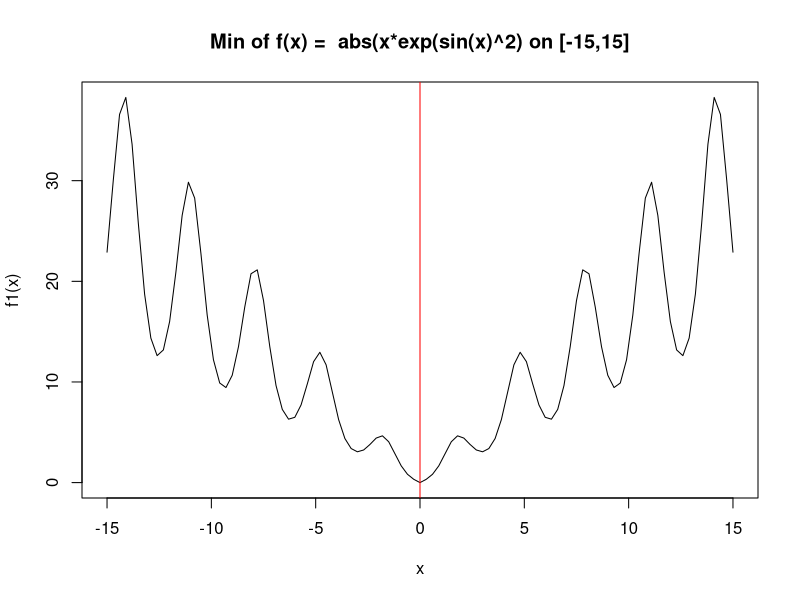
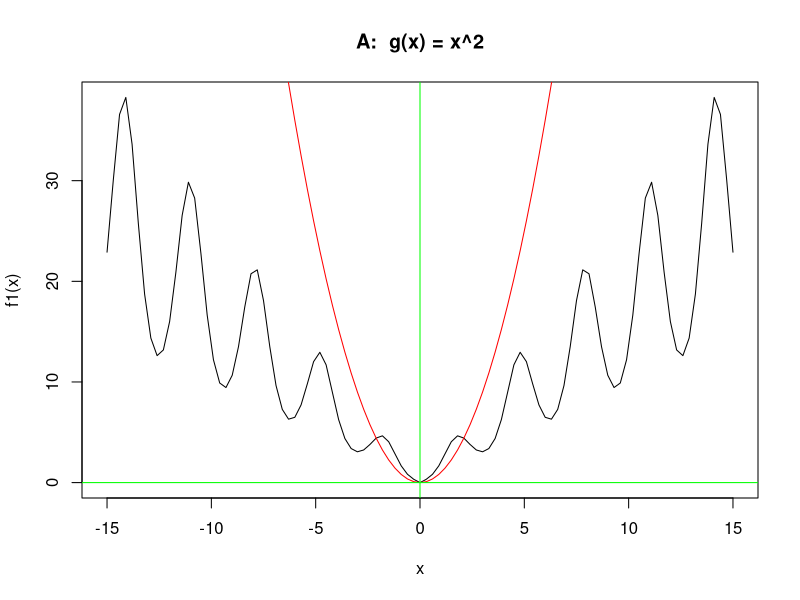
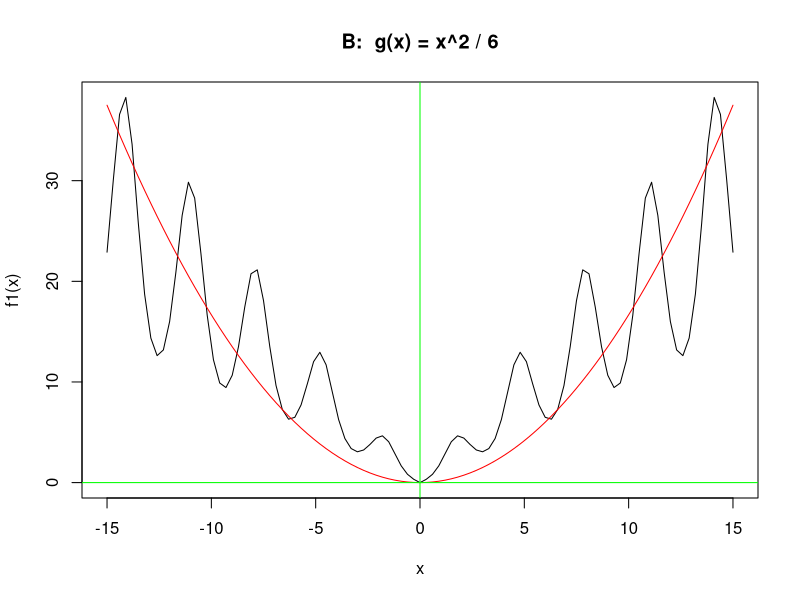
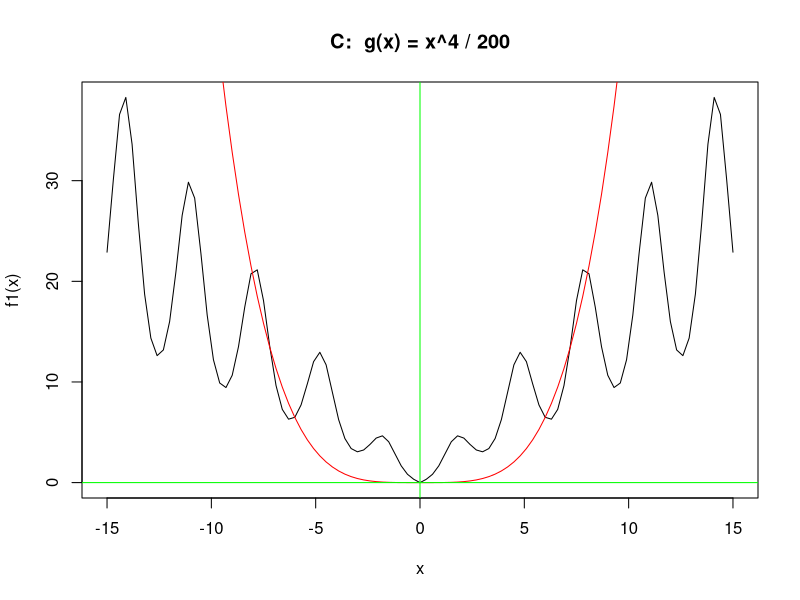
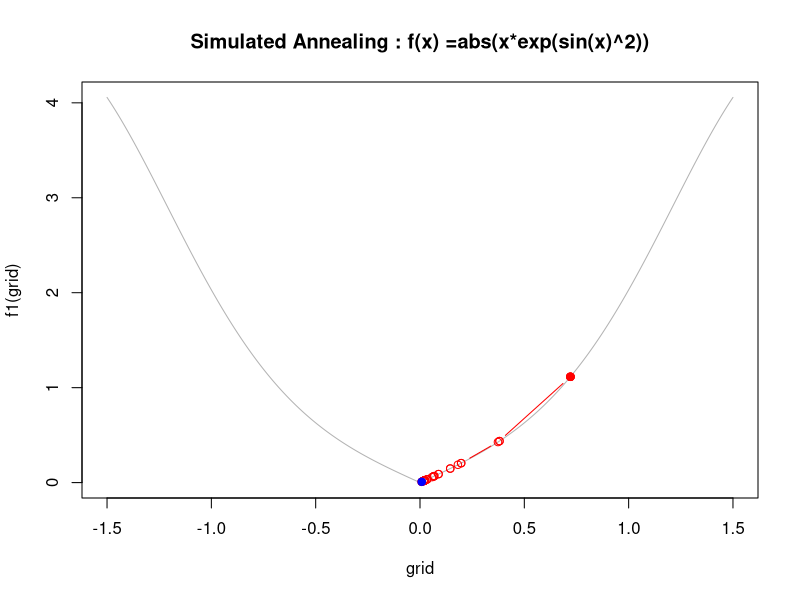

The R script that drew these images, in order: (Note: a time limit stopped this script after it produced the figures.)
# Armin Varshokar

# ======================================================================================================
# 1) Compare the following methods of optimization: 1) Newton-Raphson ; 2) Basic MC (Uniform) ; 3) MC (other than unifrom) ; 4) Simulated Annealing:

# We choose this function : f(x) =  abs(x*exp(sin(x)^2)  and aim to find its minimum location on the interval : [-15 , 15] 

f1		<- function(x){ abs(x*exp(sin(x)^2)) }

curve(f1, xlim= c(-15,15), main= " Min of f(x) =  abs(x*exp(sin(x)^2) on [-15,15] ")		# plotting the chosen function	
abline(v=0, col="red")											# this is the true value of the global minimum on interval [-15,15] which is found analytically and is equal to zero

# it seems like a good candidate for demonstrating the advantages/disadvantages of each of the optimization methods because it has many local minima and one global minimum on the interval [-15, 15].

# We can simply find the minimum on a given interval using built-in functions: Newton-Raphson, nlm() and optimize() :

optimize(function(x) abs(x*exp(sin(x)^2)), interval=c(-15,15), maximum=FALSE)	# returns : argmin = min = 1.776357e-15 which is reasonable

#==========================================================
# ------> METHODS: 

# 1) Newton-Raphson: due to complexity of this candidate function we use the built-in nlm() function to implement the method:

nlm(function(x) abs(x*exp(sin(x)^2)), p = -1)		# returns : argmin = 1.541264e-07  & min = -1.541264e-07

# This seems fine as it is very close to zero.

nlm(function(x) abs(x*exp(sin(x)^2)), p = -5)		# returns : argmin = 9.398114 & min = 	-9.371327 ; ** NOTE: it gets stuck in a local minimum due to a far starting point relative to the global minimum on [-15,15]

# Most numerical optimization methods (including Newton-Raphson) do not always do a good job of finding the extrema. This is especially true if the function has many local extrema and the method gets stuck in them. This is the case here and therefore we need better methods for this function.

#===========================
# 2) The Basic MC: we implement this as a function so that we can use it for simulation studies later on:

Basic_1	<- function(m){
	u			<- runif(m, -15, 15)									# Unifrom variables on [-15, 15] generated 
	temp		<- sapply(u, f1)										# feeding the uniform RVs into the function f1(x)
	loc		<- which.min(temp)								# which value in temp is the smallest?
	return(u[loc])														# which value in u does it correspond to? This is our answer hence return it
} 

set.seed(12345)														# making it reproducible
m		<- 10^5
Basic_1(m)																# returns : 0.0003044028 which seems to be fairly acceptable. We will check this later by doing a simulation study

#===========================
# 3) MC Other Than Uniform: 


# A) We propose density : g(x) = x^2 

curve(f1, xlim=c(-15, 15), main= " A:  g(x) = x^2 ")
curve(x^2, xlim=c(-15, 15), col="red", add=T)
abline(v=0, h=f1(0), col="green")

# Based on the graph this density seems like a reasonable choice as it has some desirable similarities with our function. In other words we need a distribution that explores more in areas where the function f(x) is large. Therefore we proceed with this and will check its performance with a simulation study later.

# Similar to Basic MC we implement this as a function. Note also that we find the CDF to be G(x) = x^3/3 and the inverse CDF to be G_inv(x) = (3*x)^(1/3). We use Inverse Transform Method to sample from this distribution:

MC_1 		<- function(m){
	u			<- runif(m, 0, 1)										# uniform RVs
	inv		<- (3*u)^(1/3)											# sampling from g(x) by Inverse Transform method
	temp		<- sapply(inv, f1)										# feeding the RVs from density g(x) into the function f1(x)
	loc		<- which.min(temp)								# which value in temp is the smallest?
	return(u[loc])														# which value in u does it correspond to? This is our answer hence return it
}

set.seed(12345)														# making it reproducible
m		<- 10^5															# number of samples
MC_1(m)																# returns : 4.265457e-06 which seems reasonable and more accurate than the basic MC. We will have to check this by using a simulation study.

#===========
# B) We propose another density : g(x) = x^2 / 6 

curve(f1, xlim=c(-15, 15), main= " B:  g(x) = x^2 / 6 ")
curve(x^2/6, xlim=c(-15, 15), col="red", add=T)
abline(v=0, h=f1(0), col="green")

# Based on the graph this density seems like a more reasonable choice than A. We will check whether it performs better than A later in the simulation study.

# Note that we find the CDF to be G(x) = x^3 / 18 and the inverse CDF to be G_inv(x) = (18*x)^(1/3). We use Inverse Transform Method to sample from this distribution:

MC_2 		<- function(m){
	u			<- runif(m, 0, 1)										# uniform RVs
	inv		<- (18*u)^(1/3)										# sampling from g(x) by Inverse Transform method
	temp		<- sapply(inv, f1)										# feeding the RVs from density g(x) into the function f1(x)
	loc		<- which.min(temp)								# which value in temp is the smallest?
	return(u[loc])														# which value in u does it correspond to? This is our answer hence return it
}

set.seed(123456)														# making it reproducible
m		<- 10^5
MC_2(m)																# returns :  4.192349e-06 which seems reasonable 

#===========
# C) We propose another density : g(x) = x^4 / 200 

curve(f1, xlim=c(-15, 15), main= " C:  g(x) = x^4 / 200 ")
curve(x^4/200, xlim=c(-15, 15), col="red", add=T)
abline(v=0, h=f1(0), col="green")

# Based on the graph this density seems like a more reasonable choice than A. We will check whether it performs better than A later in the simulation study.

# Note that we find the CDF to be G(x) = x^5 / 1000 and the inverse CDF to be G_inv(x) = (1000*x)^(1/5). We use Inverse Transform Method to sample from this distribution:

MC_3 		<- function(m){
	u			<- runif(m, 0, 1)										# uniform RVs
	inv		<-	 (1000*u)^(1/5)									# sampling from g(x) by Inverse Transform method
	temp		<- sapply(inv, f1)										# feeding the RVs from density g(x) into the function f1(x)
	loc		<- which.min(temp)								# which value in temp is the smallest?
	return(u[loc])														# which value in u does it correspond to? This is our answer hence return it
}

set.seed(1234567)													# making it reproducible
m		<- 10^5
MC_3(m)																# returns : 1.689233e-05 which seems reasonable 

#===========================
# 4) Simulated Annealing : we implement this method as a function so that we can use it for simulation studies later on:

# First, in order to demonstrate the method, we use a temperature schedule and a scale that is likely to work and we also use the Uniform distribution as the proposal density (similar to basic MC):

set.seed(12345)
tol			<-	1e-20
min.iter	<-	50
max.iter	<-	500
temp			<-	1/ log(1+1:max.iter)^4					 # temperature schedule
scale			<-	sqrt(temp)		

x				<-	runif(1)											# this is the starting point, we choose it randomly for the purpose of this demonstration
fval			<-	f1(x)
fcur			<-	fval

iter			<-	1
diff			<-	1
Counter 	<- 0														# keeping track of the number of times we reject each time

for(i in 1:max.iter){
	
	prop		<-	x[i] + scale[i]*(runif(1, -1, 1))			
	rho		<-	exp((fcur-f1(prop))/temp[i])   		# fcur-f1(prop) because we want the minimum
	rho		<-	min(rho,1)
	u			<-	runif(1)

	# if REJECT, then reset proposal	
	if((u>rho)||(prop>1)||(prop<0))		prop <-	x[i] ; Counter <- Counter + 1
	x			<-	c(x, prop)
	fcur		<-	f1(prop)
	fval		<-	c(fval, fcur)

	# check STOPPING RULE
	diff		<-	max(fval)-max(fval[1:(i/2)])
	if((iter>min.iter)&&(length(unique(x[(i/2):i]))>1)&&(diff < tol)) break
	
	iter		<-	iter+1
}
	
list(x= x, fval= fval, Counter=Counter)				# respectively: argmin, min, number of rejects before ending

# plotting the results of the optimization:
grid	<-	seq(-1.5,1.5, length.out=1001)
plot(grid, f1(grid), type="l", col=gray(0.7), main=" Simulated Annealing : f(x) =abs(x*exp(sin(x)^2)) " )
points(x[1], fval[1], pch=19, col="red")
lines(x, fval, col="red", type="b")
points(x[length(x)], fval[length(x)], pch=19, col="blue")

#===========
# Now that we have shown the method above works, we proceed to program it as a function and find other variations of it for the simulation study:

# First case:

SA_1	<- function(min.iter=50, max.iter=500, tol=1e-20){
	
	tol			<-	tol
	min.iter	<-	min.iter
	max.iter	<-	max.iter

	temp			<-	1/ log(1+1:max.iter)^4				# Temperature Schedule
	scale				<-	10*sqrt(temp)		

	x			<-	1						# we take e.g. x = 1 for all the annealing methods in order to control for this factor in our simulation study					
	fval		<-	f1(x)
	fcur		<-	fval

	iter			<-	1
	diff			<-	1
	Counter 	<- 0					# keeping track of the number of times we reject each time

	for(i in 1:max.iter){
	
		prop		<-	x[i] + scale[i]*(runif(1, -1, 1))			
		rho		<-	exp((fcur-f1(prop))/temp[i])  			# fcur-f1(prop) because we want the minimum
		rho		<-	min(rho,1)
		u			<-	runif(1)

		# if REJECT, then reset proposal	
		if((u>rho)||(prop>1)||(prop<0))		prop <-	x[i] ; Counter <- Counter + 1
		x			<-	c(x, prop)
		fcur		<-	f1(prop)
		fval		<-	c(fval, fcur)

		# check STOPPING RULE
		diff		<-	max(fval)-max(fval[1:(i/2)])
		if((iter>min.iter)&&(length(unique(x[(i/2):i]))>1)&&(diff < tol)) break
	
		iter		<-	iter+1
}
	return(list(x= x, fval= fval, Counter=Counter))			# return the following: argmin, min, number of rejects before ending
}

SA_1()							# making sure the function works fine

#===========
# Second case: a different temperature schedule:

SA_2	<- function(min.iter=50, max.iter=500, tol=1e-20){
	
	tol			<-	tol
	min.iter	<-	min.iter
	max.iter	<-	max.iter

	temp			<-	10/ log(1+1:max.iter)^3			# Temperature Schedule
	scale				<-	sqrt(temp)		

	x			<-	1						# we take e.g. x = 1 for all the annealing methods in order to control for this factor in our simulation study				
	fval		<-	f1(x)
	fcur		<-	fval

	iter			<-	1
	diff			<-	1
	Counter 	<- 0					# keeping track of the number of times we reject each time

	for(i in 1:max.iter){
	
		prop		<-	x[i] + scale[i]*(runif(1, -1, 1))			
		rho		<-	exp((fcur-f1(prop))/temp[i])  		 # fcur-f1(prop) because we want the minimum
		rho		<-	min(rho,1)
		u			<-	runif(1)

		# if REJECT, then reset proposal	
		if((u>rho)||(prop>1)||(prop<0))		prop <-	x[i] ; Counter <- Counter + 1
		x			<-	c(x, prop)
		fcur		<-	f1(prop)
		fval		<-	c(fval, fcur)

		# check STOPPING RULE
		diff		<-	max(fval)-max(fval[1:(i/2)])
		if((iter>min.iter)&&(length(unique(x[(i/2):i]))>1)&&(diff < tol)) break
	
		iter		<-	iter+1
}
	return(list(x= x, fval= fval, Counter=Counter))
}

SA_2()							# making sure the function works fine

#===========
# Third case: yet another different temperature schedule:

SA_3	<- function(min.iter=50, max.iter=500, tol=1e-20){
	
	tol			<-	tol
	min.iter	<-	min.iter
	max.iter	<-	max.iter

	temp			<-	300/ (1+1:max.iter)^6			# Temperature Schedule
	scale				<-	sqrt(temp)		

	x			<-	1						# we take e.g. x = 1 for all the annealing methods in order to control for this factor in our simulation study				
	fval		<-	f1(x)
	fcur		<-	fval

	iter			<-	1
	diff			<-	1
	Counter 	<- 0					# keeping track of the number of times we reject each time

	for(i in 1:max.iter){
	
		prop		<-	x[i] + scale[i]*(runif(1, -1, 1))			
		rho		<-	exp((fcur-f1(prop))/temp[i])  		 # fcur-f1(prop) because we want the minimum
		rho		<-	min(rho,1)
		u			<-	runif(1)

		# if REJECT, then reset proposal	
		if((u>rho)||(prop>1)||(prop<0))		prop <-	x[i] ; Counter <- Counter + 1
		x			<-	c(x, prop)
		fcur		<-	f1(prop)
		fval		<-	c(fval, fcur)

		# check STOPPING RULE
		diff		<-	max(fval)-max(fval[1:(i/2)])
		if((iter>min.iter)&&(length(unique(x[(i/2):i]))>1)&&(diff < tol)) break
	
		iter		<-	iter+1
}
	return(list(x= x, fval= fval, Counter=Counter))
}

SA_3()						# making sure the function works fine


#==========================================================
# ------> COMPARISON:

# 1) Fixed Sample size: we can now compare all the methods (Note: The simulation may take a while to finish):

set.seed(123456)
m	<- 1e5												# sample size
B <- 10^3											# number of simulations / replications

res_Newt_1 <- rep(0, B)						# containers for results of: Newton-Raphson with different starting points:
res_Newt_2 <- rep(0, B)
res_Newt_3 <- rep(0, B)

res_Basic_1 <- rep(0, B)						# container for result of: Basic MC 

res_MC_1 	<- rep(0, B)						# containers for results of: Monte Carlo with different proposal densities:
res_MC_2 	<- rep(0, B)
res_MC_3	<- rep(0, B)

res_SA_1 <- rep(0, B)							# containers for results of: Simulated Annealing with different temperature schedules:
res_SA_2 <- rep(0, B)
res_SA_3 <- rep(0, B)

for (i in 1:B){
# these are deterministic therefore they do not change, but we leave them here for the purpose of demonstration:
	res_Newt_1[i] <- 	nlm(f1, p = -1)	$minimum		
	res_Newt_2[i] <- 	nlm(f1, p = 2)$minimum
	res_Newt_3[i] <- 	nlm(f1, p = 4)$minimum

# Uniform proposal density:
	res_Basic_1[i] <- 	Basic_1(m)					 

# Different: proposal densities
	res_MC_1[i] 	<- 	MC_1(m)					
	res_MC_2[i] 	<- 	MC_2(m)
	res_MC_3[i]	<- 	MC_3(m)

# Same: starting points (x=1), tolerances, min/max no of iterations. Different: temperature schedules
	res_SA_1[i] 	<- 	SA_1(min.iter=50, max.iter=500, tol=1e-20)	$x[length(x)]	
	res_SA_2[i] 	<- 	SA_2(min.iter=50, max.iter=500, tol=1e-20)$x[length(x)]
	res_SA_3[i] 	<- 	SA_3(min.iter=50, max.iter=500, tol=1e-20)$x[length(x)]
	
}

# producing the comparative boxplots in one figure:

boxplot(res_Newt_1, res_Newt_2, res_Newt_3, res_Basic_1, res_MC_1, res_MC_2, res_MC_3, res_SA_1, res_SA_2, res_SA_3, main="Comparison of All Optimization Methods", names=c("Newt_1", "Newt_2","Newt_3","Basic_1","MC_1","MC_2","MC_3","SA_1","SA_2","SA_3"), col="grey")
abline(h= 0, col="red")			# true value of global argmin on [-15,15]

# due to large differences in values, we should take simulated annealing results and plot them together (i.e. to 'zoom in'):

boxplot(res_SA_1, res_SA_2, res_SA_3, main="Comparison of Simulated Annealing Methods", names=c("SA_1","SA_2","SA_3"), col="grey", ylim=c(0,1))
abline(h= 0, col="red")

# similarly for the rest but we leave out the results for Newt_2 as it gets stuck in local minima and produces outlier results:

boxplot(res_Newt_1, res_Newt_3, res_Basic_1, res_MC_1, res_MC_2, res_MC_3, main="Comparison of MC & Newton-Raphson Methods", names=c("Newt_1", "Newt_3","Basic_1","MC_1","MC_2","MC_3"), col="grey", range=0)
abline(h= 0, col="red")

# we leave out Newt_1 and Newt_2 and Basic_1 results out this time:

boxplot(res_MC_1, res_MC_2, res_MC_3, main="Comparison of MC Methods", names=c("MC_1","MC_2","MC_3"), col="grey", range=0)
abline(h= 0, col="red")

# Conclusion: please see the report.

#===========
# 2) Increasing Sample size: we now increase the sample size with each iteration for MC optimization methods in order to see how they evolve:

set.seed(123456)
m1	<- 1e3												
m2	<- 10^4										

res2_Basic_1 <- rep(0, m2-m1)					# container for result of: Basic MC 

res2_MC_1 	<- rep(0, m2-m1)						# containers for results of: Monte Carlo with different proposal densities:
res2_MC_2 	<- rep(0, m2-m1)
res2_MC_3	<- rep(0, m2-m1)

for (i in (m1+1):m2){
	
# Uniform proposal density:
	res2_Basic_1[i-m1] <- 	Basic_1(i)					 

# Different: proposal densities
	res2_MC_1[i-m1] 	<- 	MC_1(i)					
	res2_MC_2[i-m1] 	<- 	MC_2(i)
	res2_MC_3[i-m1]	<- 	MC_3(i)
	
}

par(mfrow=c(4,1))
plot((m1+1):m2, res2_Basic_1, type= "l", col="red", ylim=c(-0.005, 0.005), main="Comparison of MC Methods, Increasing Sample Size", ylab="Basic_1", xlab="")
abline(h=0)
plot((m1+1):m2, res2_MC_1, type= "l", col="blue", ylim=c(0, 0.002), ylab="MC_1",xlab="")
abline(h=0, col="red")
plot((m1+1):m2, res2_MC_2, type= "l", col="green", ylim=c(0, 0.002), ylab="MC_2", xlab="")
abline(h=0, col="red")
plot((m1+1):m2, res2_MC_3, type= "l", col="orange", ylim=c(0, 0.002), ylab="MC_3")
abline(h=0, col="red")

# Conclusion: the performance of the basic MC does not seem to be as sensitive to sample size as other MC methods.

# ======================================================================================================
# ======================================================================================================
